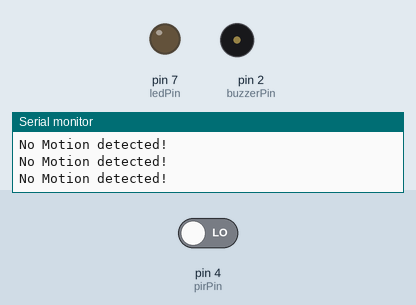
Simulated run of this sketch. Board: Arduino Uno, built with avr-gcc and run on an emulated ATmega328P. On the bench: output pins drawn as LEDs (lit = HIGH), buzzer (waves = sounding, pin HIGH), the last lines printed to the serial monitor. The test bench sets the inputs (shaded band); at power-on: pin 4 (pirPin) LOW.

Above: at 1.2 s.
1.3 s: pin 4 (pirPin) driven HIGH
At 2.2 s:
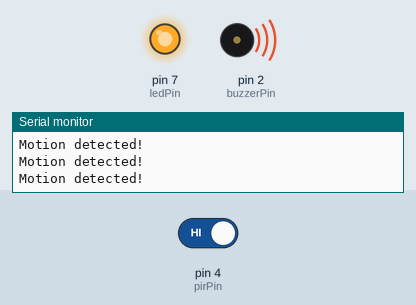
2.8 s: pin 4 (pirPin) driven LOW
At 3.5 s:
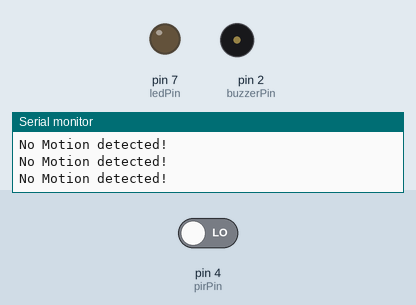
Timing chart, 0 to 5.8 s (numbered marks = the images above; inputs shaded):
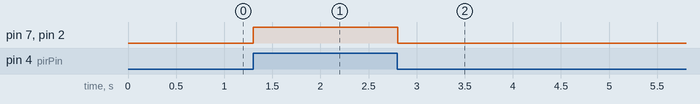

The sketch:

Motion-Activated_Alarm_System.ino
```cpp
int pirPin= 4;
int buzzerPin= 2;
int ledPin= 7;

void setup() {
 pinMode(pirPin, INPUT);
 pinMode(buzzerPin, OUTPUT);
 pinMode(ledPin, OUTPUT);
 Serial.begin(9600);
}

void loop() {
  int pirState = digitalRead(pirPin);

  if(pirState == HIGH){
    digitalWrite(buzzerPin, HIGH);
    digitalWrite(ledPin, HIGH);
    Serial.println("Motion detected!");
  } else  {
    Serial.println("No Motion detected!");
    digitalWrite(buzzerPin, LOW);
    digitalWrite(ledPin, LOW);
  }
  delay(100);
}
```

Measured:
- after the input at 1.3 s, pin 7 (ledPin), pin 2 (buzzerPin): LOW → HIGH at once
- after the input at 2.8 s, pin 7 (ledPin), pin 2 (buzzerPin): HIGH → LOW at once
